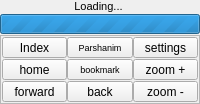
     <widget class="QWidget" name="displaypage">
      <layout class="QVBoxLayout" name="verticalLayout_3">
       <property name="spacing">
        <number>1</number>
       </property>
       <property name="margin">
        <number>0</number>
       </property>
       <item>
        <widget class="QFrame" name="displayArea">
         <property name="layoutDirection">
          <enum>Qt::RightToLeft</enum>
         </property>
         <layout class="QVBoxLayout" name="verticalLayout_14">
          <property name="spacing">
           <number>1</number>
          </property>
          <property name="margin">
           <number>0</number>
          </property>
          <item>
           <layout class="QHBoxLayout" name="horizontalLayout_2">
            <item>
             <widget class="QLabel" name="bookNameLBL">
              <property name="sizePolicy">
               <sizepolicy hsizetype="MinimumExpanding" vsizetype="Maximum">
                <horstretch>0</horstretch>
                <verstretch>0</verstretch>
               </sizepolicy>
              </property>
              <property name="minimumSize">
               <size>
                <width>100</width>
                <height>0</height>
               </size>
              </property>
              <property name="font">
               <font>
                <pointsize>8</pointsize>
               </font>
              </property>
              <property name="styleSheet">
               <string notr="true">font: 8pt;</string>
              </property>
              <property name="text">
               <string>Loading... </string>
              </property>
              <property name="textFormat">
               <enum>Qt::AutoText</enum>
              </property>
              <property name="alignment">
               <set>Qt::AlignCenter</set>
              </property>
             </widget>
            </item>
           </layout>
          </item>
          <item>
           <widget class="QProgressBar" name="loadBar">
            <property name="maximumSize">
             <size>
              <width>16777215</width>
              <height>20</height>
             </size>
            </property>
            <property name="layoutDirection">
             <enum>Qt::LeftToRight</enum>
            </property>
            <property name="styleSheet">
             <string notr="true"/>
            </property>
            <property name="maximum">
             <number>0</number>
            </property>
            <property name="value">
             <number>-1</number>
            </property>
            <property name="textVisible">
             <bool>true</bool>
            </property>
            <property name="invertedAppearance">
             <bool>false</bool>
            </property>
            <property name="format">
             <string extracomment="loading">%p%</string>
            </property>
           </widget>
          </item>
         </layout>
        </widget>
       </item>
       <item>
        <widget class="QFrame" name="dispalyMenu">
         <property name="sizePolicy">
          <sizepolicy hsizetype="Preferred" vsizetype="Maximum">
           <horstretch>0</horstretch>
           <verstretch>0</verstretch>
          </sizepolicy>
         </property>
         <property name="palette">
          <palette>
           <active>
            <colorrole role="WindowText">
             <brush brushstyle="SolidPattern">
              <color alpha="255">
               <red>40</red>
               <green>19</green>
               <blue>1</blue>
              </color>
             </brush>
            </colorrole>
            <colorrole role="Text">
             <brush brushstyle="SolidPattern">
              <color alpha="255">
               <red>40</red>
               <green>19</green>
               <blue>1</blue>
              </color>
             </brush>
            </colorrole>
            <colorrole role="ButtonText">
             <brush brushstyle="SolidPattern">
              <color alpha="255">
               <red>40</red>
               <green>19</green>
               <blue>1</blue>
              </color>
             </brush>
            </colorrole>
           </active>
           <inactive>
            <colorrole role="WindowText">
             <brush brushstyle="SolidPattern">
              <color alpha="255">
               <red>40</red>
               <green>19</green>
               <blue>1</blue>
              </color>
             </brush>
            </colorrole>
            <colorrole role="Text">
             <brush brushstyle="SolidPattern">
              <color alpha="255">
               <red>40</red>
               <green>19</green>
               <blue>1</blue>
              </color>
             </brush>
            </colorrole>
            <colorrole role="ButtonText">
             <brush brushstyle="SolidPattern">
              <color alpha="255">
               <red>40</red>
               <green>19</green>
               <blue>1</blue>
              </color>
             </brush>
            </colorrole>
           </inactive>
           <disabled>
            <colorrole role="WindowText">
             <brush brushstyle="SolidPattern">
              <color alpha="255">
               <red>40</red>
               <green>19</green>
               <blue>1</blue>
              </color>
             </brush>
            </colorrole>
            <colorrole role="Text">
             <brush brushstyle="SolidPattern">
              <color alpha="255">
               <red>40</red>
               <green>19</green>
               <blue>1</blue>
              </color>
             </brush>
            </colorrole>
            <colorrole role="ButtonText">
             <brush brushstyle="SolidPattern">
              <color alpha="255">
               <red>40</red>
               <green>19</green>
               <blue>1</blue>
              </color>
             </brush>
            </colorrole>
           </disabled>
          </palette>
         </property>
         <property name="styleSheet">
          <string notr="true">font: 9pt;</string>
         </property>
         <property name="frameShape">
          <enum>QFrame::StyledPanel</enum>
         </property>
         <property name="frameShadow">
          <enum>QFrame::Plain</enum>
         </property>
         <property name="lineWidth">
          <number>1</number>
         </property>
         <layout class="QVBoxLayout" name="verticalLayout_27">
          <property name="spacing">
           <number>1</number>
          </property>
          <property name="margin">
           <number>1</number>
          </property>
          <item>
           <layout class="QHBoxLayout" name="horizontalLayout_10">
            <property name="spacing">
             <number>0</number>
            </property>
            <item>
             <widget class="QToolButton" name="toIndexMenuBTN">
              <property name="sizePolicy">
               <sizepolicy hsizetype="Preferred" vsizetype="Preferred">
                <horstretch>0</horstretch>
                <verstretch>0</verstretch>
               </sizepolicy>
              </property>
              <property name="minimumSize">
               <size>
                <width>50</width>
                <height>19</height>
               </size>
              </property>
              <property name="font">
               <font>
                <pointsize>9</pointsize>
                <weight>50</weight>
                <bold>false</bold>
               </font>
              </property>
              <property name="autoFillBackground">
               <bool>false</bool>
              </property>
              <property name="text">
               <string>Index</string>
              </property>
              <property name="icon">
               <iconset resource="Orayta.qrc">
                <normaloff>:/Icons/arrow-up.png</normaloff>:/Icons/arrow-up.png</iconset>
              </property>
              <property name="iconSize">
               <size>
                <width>50</width>
                <height>50</height>
               </size>
              </property>
              <property name="toolButtonStyle">
               <enum>Qt::ToolButtonTextUnderIcon</enum>
              </property>
              <property name="autoRaise">
               <bool>false</bool>
              </property>
             </widget>
            </item>
            <item>
             <widget class="QToolButton" name="mixedSelectBTN">
              <property name="sizePolicy">
               <sizepolicy hsizetype="Preferred" vsizetype="Preferred">
                <horstretch>0</horstretch>
                <verstretch>0</verstretch>
               </sizepolicy>
              </property>
              <property name="minimumSize">
               <size>
                <width>50</width>
                <height>14</height>
               </size>
              </property>
              <property name="font">
               <font>
                <pointsize>7</pointsize>
                <weight>50</weight>
                <italic>false</italic>
                <bold>false</bold>
               </font>
              </property>
              <property name="styleSheet">
               <string notr="true">font: 7pt;</string>
              </property>
              <property name="text">
               <string>Parshanim</string>
              </property>
              <property name="icon">
               <iconset resource="Orayta.qrc">
                <normaloff>:/Icons/bookcase.png</normaloff>:/Icons/bookcase.png</iconset>
              </property>
              <property name="iconSize">
               <size>
                <width>50</width>
                <height>50</height>
               </size>
              </property>
              <property name="toolButtonStyle">
               <enum>Qt::ToolButtonTextUnderIcon</enum>
              </property>
              <property name="autoRaise">
               <bool>false</bool>
              </property>
             </widget>
            </item>
            <item>
             <widget class="QToolButton" name="settingsMenuBTN">
              <property name="sizePolicy">
               <sizepolicy hsizetype="Preferred" vsizetype="Preferred">
                <horstretch>0</horstretch>
                <verstretch>0</verstretch>
               </sizepolicy>
              </property>
              <property name="minimumSize">
               <size>
                <width>50</width>
                <height>19</height>
               </size>
              </property>
              <property name="font">
               <font>
                <pointsize>9</pointsize>
                <weight>50</weight>
                <bold>false</bold>
               </font>
              </property>
              <property name="text">
               <string>settings</string>
              </property>
              <property name="icon">
               <iconset resource="Orayta.qrc">
                <normaloff>:/Icons/configure.png</normaloff>:/Icons/configure.png</iconset>
              </property>
              <property name="iconSize">
               <size>
                <width>50</width>
                <height>50</height>
               </size>
              </property>
              <property name="toolButtonStyle">
               <enum>Qt::ToolButtonTextUnderIcon</enum>
              </property>
              <property name="autoRaise">
               <bool>false</bool>
              </property>
             </widget>
            </item>
           </layout>
          </item>
          <item>
           <layout class="QHBoxLayout" name="horizontalLayout_21">
            <property name="spacing">
             <number>0</number>
            </property>
            <property name="topMargin">
             <number>0</number>
            </property>
            <item>
             <widget class="QToolButton" name="toMainMenuBTN">
              <property name="sizePolicy">
               <sizepolicy hsizetype="Preferred" vsizetype="Preferred">
                <horstretch>0</horstretch>
                <verstretch>0</verstretch>
               </sizepolicy>
              </property>
              <property name="minimumSize">
               <size>
                <width>50</width>
                <height>19</height>
               </size>
              </property>
              <property name="font">
               <font>
                <pointsize>9</pointsize>
                <weight>50</weight>
                <bold>false</bold>
               </font>
              </property>
              <property name="text">
               <string>home</string>
              </property>
              <property name="icon">
               <iconset resource="Orayta.qrc">
                <normaloff>:/Icons/go-home.png</normaloff>:/Icons/go-home.png</iconset>
              </property>
              <property name="iconSize">
               <size>
                <width>50</width>
                <height>50</height>
               </size>
              </property>
              <property name="toolButtonStyle">
               <enum>Qt::ToolButtonTextUnderIcon</enum>
              </property>
              <property name="autoRaise">
               <bool>false</bool>
              </property>
             </widget>
            </item>
            <item>
             <widget class="QToolButton" name="addBM_BTN">
              <property name="sizePolicy">
               <sizepolicy hsizetype="Preferred" vsizetype="Preferred">
                <horstretch>0</horstretch>
                <verstretch>0</verstretch>
               </sizepolicy>
              </property>
              <property name="minimumSize">
               <size>
                <width>50</width>
                <height>14</height>
               </size>
              </property>
              <property name="font">
               <font>
                <pointsize>7</pointsize>
                <weight>50</weight>
                <italic>false</italic>
                <bold>false</bold>
               </font>
              </property>
              <property name="styleSheet">
               <string notr="true">font: 7pt ;</string>
              </property>
              <property name="text">
               <string>bookmark</string>
              </property>
              <property name="icon">
               <iconset resource="Orayta.qrc">
                <normaloff>:/Icons/bookmarks.png</normaloff>:/Icons/bookmarks.png</iconset>
              </property>
              <property name="iconSize">
               <size>
                <width>30</width>
                <height>30</height>
               </size>
              </property>
              <property name="toolButtonStyle">
               <enum>Qt::ToolButtonTextUnderIcon</enum>
              </property>
              <property name="autoRaise">
               <bool>false</bool>
              </property>
             </widget>
            </item>
            <item>
             <widget class="QToolButton" name="ZoomInBTN">
              <property name="sizePolicy">
               <sizepolicy hsizetype="Preferred" vsizetype="Preferred">
                <horstretch>0</horstretch>
                <verstretch>0</verstretch>
               </sizepolicy>
              </property>
              <property name="minimumSize">
               <size>
                <width>50</width>
                <height>19</height>
               </size>
              </property>
              <property name="font">
               <font>
                <pointsize>9</pointsize>
                <weight>50</weight>
                <bold>false</bold>
               </font>
              </property>
              <property name="text">
               <string>zoom +</string>
              </property>
              <property name="icon">
               <iconset resource="Orayta.qrc">
                <normaloff>:/Icons/zoom-in.png</normaloff>:/Icons/zoom-in.png</iconset>
              </property>
              <property name="iconSize">
               <size>
                <width>50</width>
                <height>50</height>
               </size>
              </property>
              <property name="toolButtonStyle">
               <enum>Qt::ToolButtonTextUnderIcon</enum>
              </property>
              <property name="autoRaise">
               <bool>false</bool>
              </property>
             </widget>
            </item>
           </layout>
          </item>
          <item>
           <layout class="QHBoxLayout" name="horizontalLayout_15">
            <property name="spacing">
             <number>0</number>
            </property>
            <item>
             <widget class="QToolButton" name="forwardBTN">
              <property name="sizePolicy">
               <sizepolicy hsizetype="Preferred" vsizetype="Preferred">
                <horstretch>0</horstretch>
                <verstretch>0</verstretch>
               </sizepolicy>
              </property>
              <property name="minimumSize">
               <size>
                <width>50</width>
                <height>19</height>
               </size>
              </property>
              <property name="font">
               <font>
                <pointsize>9</pointsize>
                <weight>50</weight>
                <bold>false</bold>
               </font>
              </property>
              <property name="autoFillBackground">
               <bool>false</bool>
              </property>
              <property name="text">
               <string>forward</string>
              </property>
              <property name="icon">
               <iconset resource="Orayta.qrc">
                <normaloff>:/Icons/go-previous.png</normaloff>:/Icons/go-previous.png</iconset>
              </property>
              <property name="iconSize">
               <size>
                <width>50</width>
                <height>50</height>
               </size>
              </property>
              <property name="toolButtonStyle">
               <enum>Qt::ToolButtonTextUnderIcon</enum>
              </property>
              <property name="autoRaise">
               <bool>false</bool>
              </property>
             </widget>
            </item>
            <item>
             <widget class="QToolButton" name="backBTN">
              <property name="sizePolicy">
               <sizepolicy hsizetype="Preferred" vsizetype="Preferred">
                <horstretch>0</horstretch>
                <verstretch>0</verstretch>
               </sizepolicy>
              </property>
              <property name="minimumSize">
               <size>
                <width>50</width>
                <height>19</height>
               </size>
              </property>
              <property name="font">
               <font>
                <pointsize>9</pointsize>
                <weight>50</weight>
                <bold>false</bold>
               </font>
              </property>
              <property name="autoFillBackground">
               <bool>false</bool>
              </property>
              <property name="text">
               <string>back</string>
              </property>
              <property name="icon">
               <iconset resource="Orayta.qrc">
                <normaloff>:/Icons/go-next.png</normaloff>:/Icons/go-next.png</iconset>
              </property>
              <property name="iconSize">
               <size>
                <width>50</width>
                <height>50</height>
               </size>
              </property>
              <property name="toolButtonStyle">
               <enum>Qt::ToolButtonTextUnderIcon</enum>
              </property>
              <property name="autoRaise">
               <bool>false</bool>
              </property>
             </widget>
            </item>
            <item>
             <widget class="QToolButton" name="ZoomOutBTN">
              <property name="sizePolicy">
               <sizepolicy hsizetype="Preferred" vsizetype="Preferred">
                <horstretch>0</horstretch>
                <verstretch>0</verstretch>
               </sizepolicy>
              </property>
              <property name="minimumSize">
               <size>
                <width>50</width>
                <height>19</height>
               </size>
              </property>
              <property name="font">
               <font>
                <pointsize>9</pointsize>
                <weight>50</weight>
                <bold>false</bold>
               </font>
              </property>
              <property name="autoFillBackground">
               <bool>false</bool>
              </property>
              <property name="text">
               <string>zoom -</string>
              </property>
              <property name="icon">
               <iconset resource="Orayta.qrc">
                <normaloff>:/Icons/zoom-out.png</normaloff>:/Icons/zoom-out.png</iconset>
              </property>
              <property name="iconSize">
               <size>
                <width>50</width>
                <height>50</height>
               </size>
              </property>
              <property name="toolButtonStyle">
               <enum>Qt::ToolButtonTextUnderIcon</enum>
              </property>
              <property name="autoRaise">
               <bool>false</bool>
              </property>
             </widget>
            </item>
           </layout>
          </item>
         </layout>
        </widget>
       </item>
      </layout>
     </widget>
